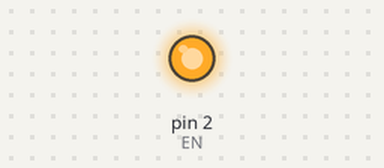
This sketch was run on a simulated Arduino Uno, built with avr-gcc and run on an emulated ATmega328P. Shown: output pins drawn as LEDs (lit = HIGH).

Above: at 2.5 s.
At 7.5 s:
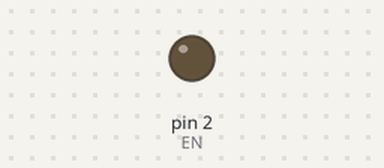
Timing chart, 0 to 13.0 s (numbered marks = the images above):
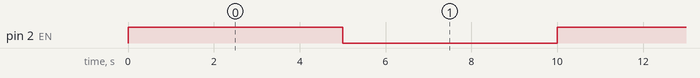

The sketch:

relay.ino
```cpp
#define EN 2

// the setup function runs once when you press reset or power the board
void setup() {
  // initialize digital pin LED_BUILTIN as an output.
  pinMode(EN, OUTPUT);
}

// the loop function runs over and over again forever
void loop() {
  digitalWrite(EN, HIGH);   // turn the LED on (HIGH is the voltage level)
  delay(5000);                       // wait for a second
  digitalWrite(EN, LOW);    // turn the LED off by making the voltage LOW
  delay(5000);                       // wait for a second
}
```

Measured:
- by itself, pin 2 (EN): alternates HIGH for 5.0 s and LOW for 5.0 s
